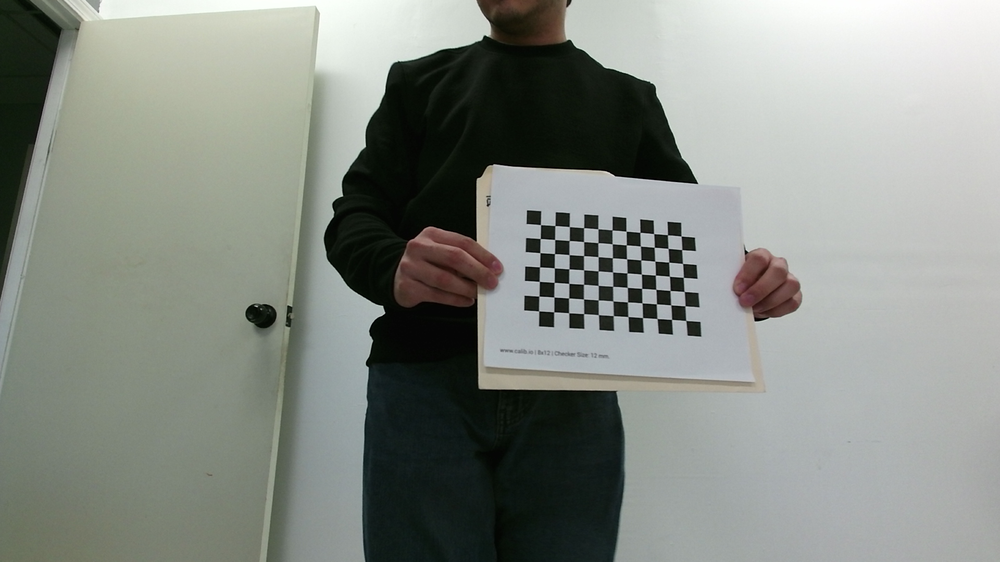
#> input picture pictures/calibration/kinect2/10.png, 1000 x 562 px, shrunk from 1920 x 1080 before the run; its folder holds only this picture in this run
$ python camera_calibration.py
#> lines starting #> are read from the running program, lines starting #| are printed output that depends on the picture; after the words box and inside, x2 and y2 are one past the last pixel; in counts of white or black regions, pixels touching at a corner belong together; long printed decimals are rounded
#!/usr/bin/env python3
import glob

import cv2
import numpy as np
import yaml

def main():
    board_size = (11, 7)
    objpts = []
    imgpts = []
    square_size = 16

    criteria = (cv2.TERM_CRITERIA_EPS + cv2.TERM_CRITERIA_MAX_ITER, 30, 0.001)
    objpt = np.zeros((board_size[1] * board_size[0], 3), np.float32)
    objpt[:, :2] = (
        np.mgrid[0 : board_size[0], 0 : board_size[1]].T.reshape(-1, 2) * square_size
    )

    ext = "*.png"
    images = glob.glob(f"/home/xtal/ros2_ws/pictures/calibration/kinect2/{ext}")
    if not images:
        print("No images found...")
        exit()

    images_used = []
    image_size = None

    cv2.namedWindow("corners", cv2.WINDOW_NORMAL | cv2.WINDOW_GUI_NORMAL)

    for fn in images:
        img = cv2.imread(fn)
#> img is the input picture: shape (562, 1000, 3); mean B, G, R 132.9, 139.5, 134.6
        if img is None:
            print(f"Could not load image: {fn}")
            continue

        gray = cv2.cvtColor(img, cv2.COLOR_BGR2GRAY)

        if image_size is None:
            image_size = (gray.shape[1], gray.shape[0])
#> image_size = (1000, 562)

        ret, corners = cv2.findChessboardCorners(gray, board_size, None)
#> ret = True; corners = 77 rows, first 8: [540.5, 224.6], [554.9, 225.6], [569.2, 226.6], [583.6, 227.7], [597.9, 228.9], [612, 230], [626, 231.2], [640, 232.3]

        if not ret:
            print(f"Error on image:{fn}")
        else:
            objpts.append(objpt)
            corners2 = cv2.cornerSubPix(gray, corners, (11, 11), (-1, -1), criteria)
#> corners2 = 77 rows, first 8: [540.5, 224.6], [554.8, 225.5], [569.3, 226.6], [583.6, 227.6], [597.9, 228.7], [612.1, 229.9], [626.1, 231.2], [639.9, 232.3]
            imgpts.append(corners2)
            images_used.append(fn)
            cv2.drawChessboardCorners(img, board_size, corners2, ret)
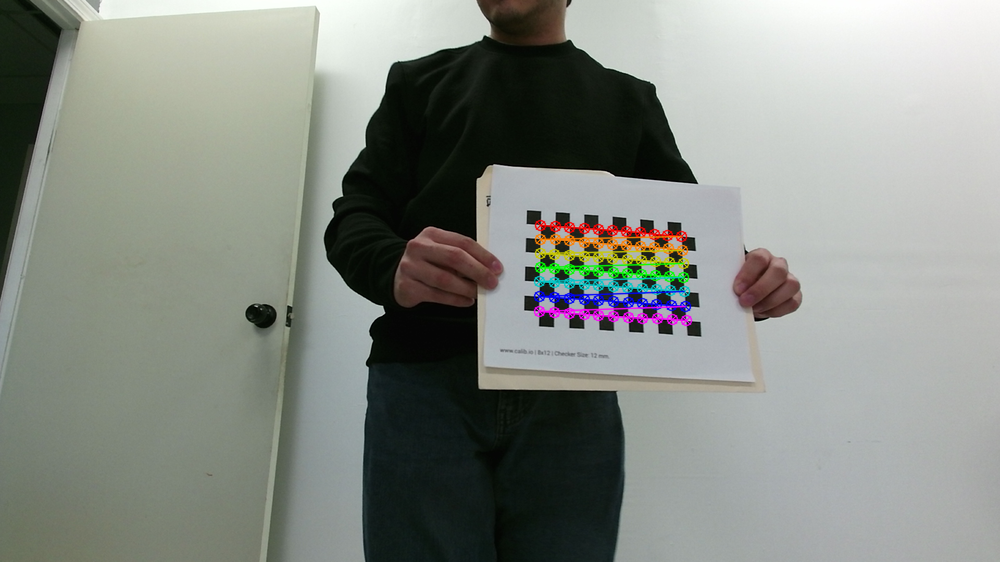
#> img: shape (562, 1000, 3); 1.9% of pixels changed, all inside (x1, y1, x2, y2) = (533, 219, 693, 327)
            cv2.imshow("corners", img)
            cv2.waitKey(0)
    rms, K, D, rvecs, tvecs = cv2.calibrateCamera(
        objpts, imgpts, image_size, None, None
    )
#> rms = 0.0942; K = [[449.8, 0, 493.2], [0, 458.2, 337.1], [0, 0, 1]]; D = [[0.186, -1.02, 0.00956, 0.00182, 1.51]]; rvecs = ([-0.19, -0.0899, 0.0471],); tvecs = ([51.75, -121.4, 494.4],)
    print(K)
#| [[449.814    0.         493.183]
#|  [  0.         458.161 337.101]
#|  [  0.           0.           1.        ]]
    print(D)
#| [[ 0.186  -1.020  0.009558  0.001815  1.514]]

    camera_parameters = {
        "rms": float(rms),
        "K": K.tolist(),
        "D": D.tolist(),
        "rvecs": [rvec.tolist() for rvec in rvecs],
        "tvecs": [tvec.tolist() for tvec in tvecs],
        "image_size": list(image_size),
        "board_size": list(board_size),
        "square_size": square_size,
    }

    with open("camera_calibration/kinect2.yaml", "w") as f:
        yaml.dump(camera_parameters, f)

if __name__ == "__main__":
    main()

$ run again, on pictures/calibration/kinect2/105.png
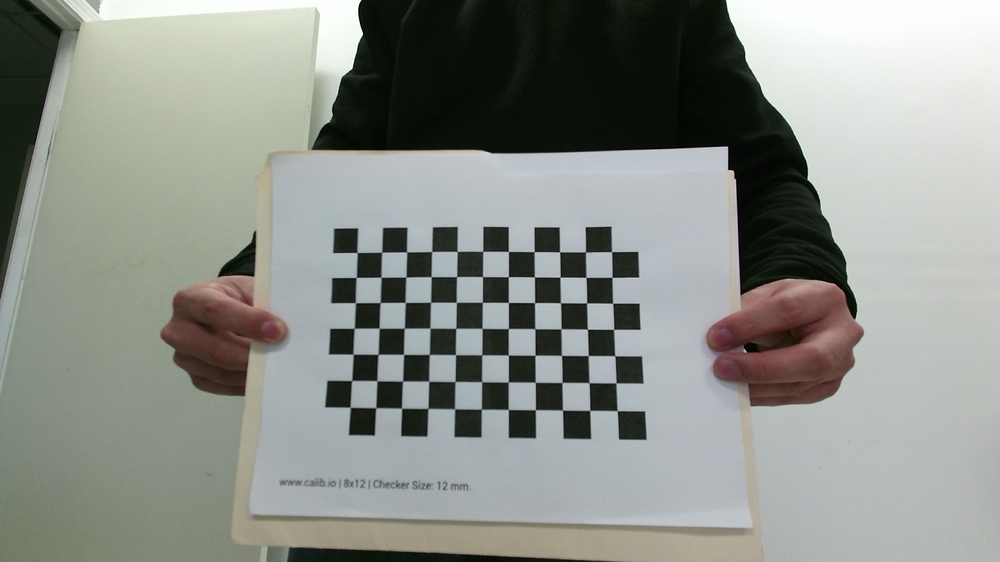
#> input picture pictures/calibration/kinect2/105.png, 1000 x 562 px, shrunk from 1920 x 1080 before the run
#> in main, img is the input picture: shape (562, 1000, 3); mean B, G, R 137.8, 143.9, 139.9
#> in main, `gray = cv2.cvtColor(img, cv2.COLOR_BGR2GRAY)`:
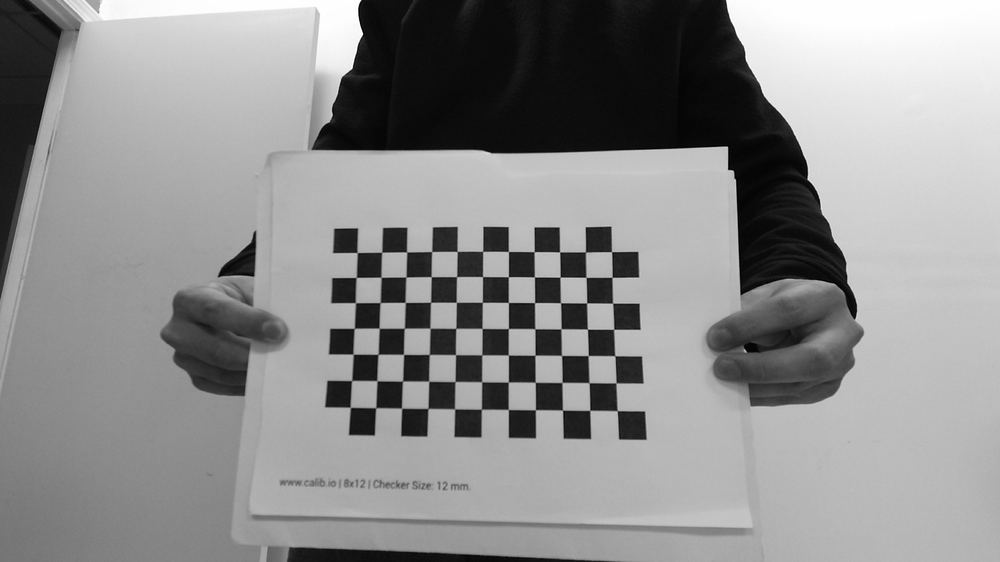
#> gray: shape (562, 1000); min 0, max 255, mean 142
#> ret = True; corners = 77 rows, first 8: [357.2, 252.6], [381.6, 252.3], [406.6, 252], [431.7, 251.6], [457.2, 251.4], [482.7, 251.4], [508.4, 251.5], [534.3, 251.7]
#> corners2 = 77 rows, first 8: [357.2, 252.5], [381.7, 252.2], [406.6, 251.9], [431.7, 251.5], [457.2, 251.4], [482.7, 251.4], [508.4, 251.5], [534.1, 251.7]
#> in main, `cv2.drawChessboardCorners(img, board_size, corners2, ret)`:
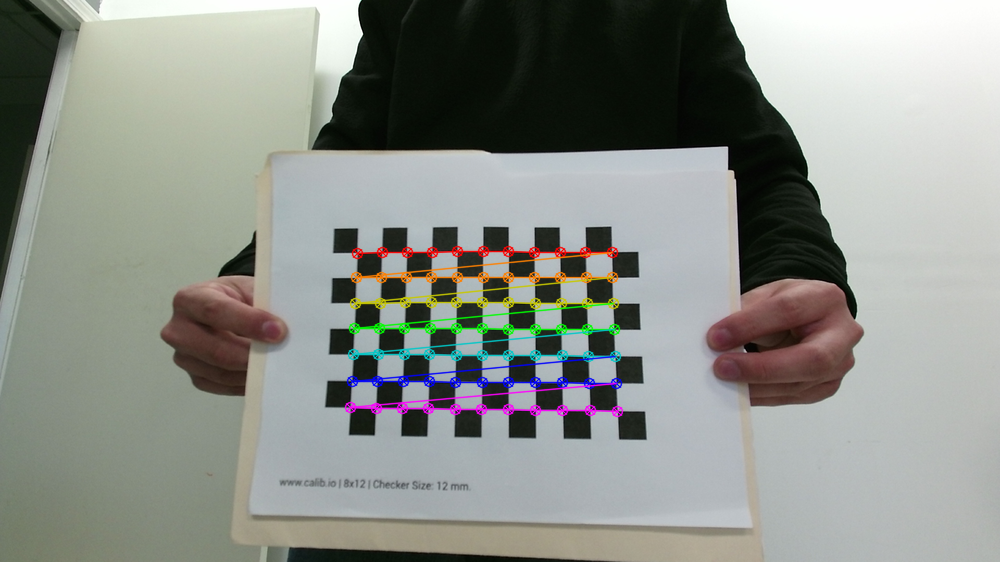
#> img: shape (562, 1000, 3); 2.79% of pixels changed, all inside (x1, y1, x2, y2) = (344, 245, 624, 418)
#> rms = 0.237; K = [[361.3, 0, 480.3], [0, 365.5, 336.9], [0, 0, 1]]; D = [[0.0893, -2.15, 0.00474, 0.00593, 8.48]]; rvecs = ([-0.102, 0.0216, 0.0063],); tvecs = ([-78.59, -53.35, 227.6],)
#| [[361.281   0.         480.308]
#|  [  0.         365.514 336.944]
#|  [  0.           0.           1.        ]]
#| [[ 8.92687029e-02 -2.15442898e+00  4.74332405e-03  5.92579923e-03
#|    8.48003147e+00]]

$ run again, on pictures/calibration/kinect2/107.png
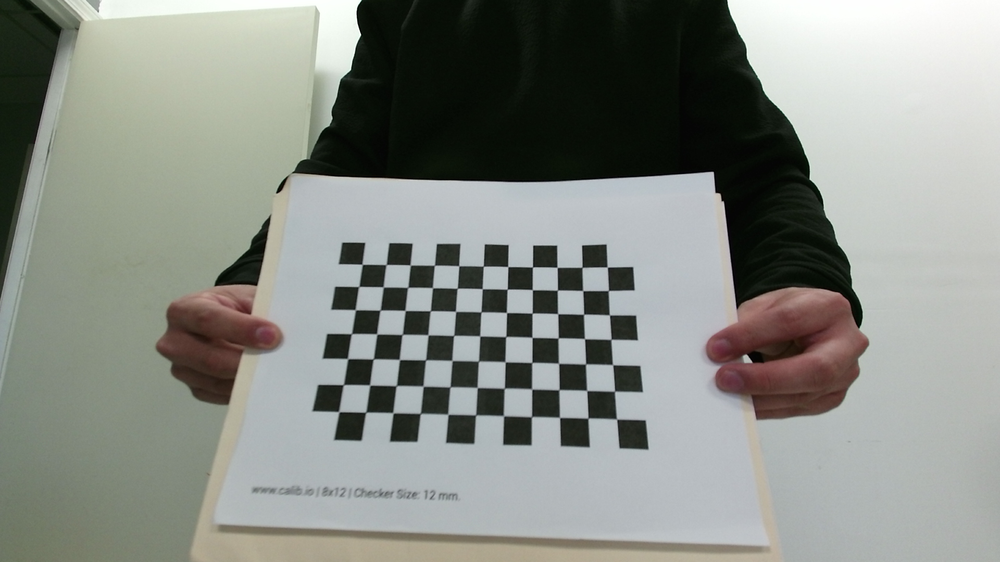
#> input picture pictures/calibration/kinect2/107.png, 1000 x 562 px, shrunk from 1920 x 1080 before the run
#> in main, img is the input picture: shape (562, 1000, 3); mean B, G, R 133.4, 139.9, 136
#> in main, `gray = cv2.cvtColor(img, cv2.COLOR_BGR2GRAY)`:
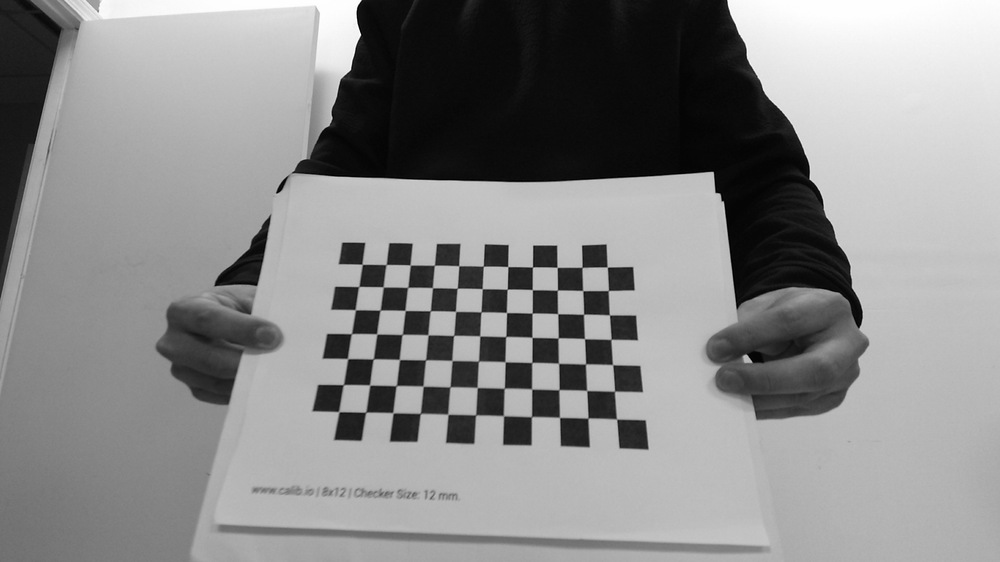
#> gray: shape (562, 1000); min 0, max 255, mean 138
#> ret = True; corners = 77 rows, first 8: [362.3, 264.4], [386.2, 264.6], [410.3, 265.1], [434.4, 265.3], [458.7, 265.7], [483.3, 266.2], [507.7, 266.5], [532.5, 266.9]
#> corners2 = 77 rows, first 8: [362.2, 264.3], [386.1, 264.5], [410.2, 265], [434.4, 265.3], [458.7, 265.7], [483.3, 266.2], [507.8, 266.6], [532.4, 266.9]
#> in main, `cv2.drawChessboardCorners(img, board_size, corners2, ret)`:
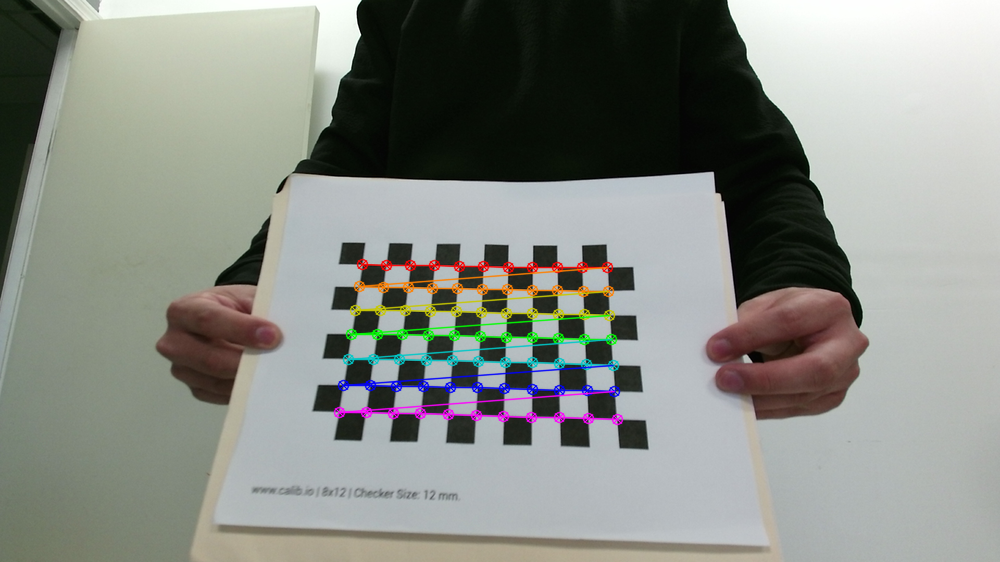
#> img: shape (562, 1000, 3); 2.78% of pixels changed, all inside (x1, y1, x2, y2) = (333, 258, 624, 426)
#> rms = 0.267; K = [[493.1, 0, 506.1], [0, 477, 264.6], [0, 0, 1]]; D = [[-0.026, 0.439, -0.00152, 0.00448, -1.01]]; rvecs = ([-0.396, 0.0328, 0.0223],); tvecs = ([-94.87, -0.0932, 323.9],)
#| [[493.149     0.         506.102]
#|  [  0.         476.957 264.565]
#|  [  0.           0.           1.        ]]
#| [[-0.02602  0.4394 -0.001523   0.004477 -1.009]]

$ run again, on pictures/calibration/kinect2/101.png
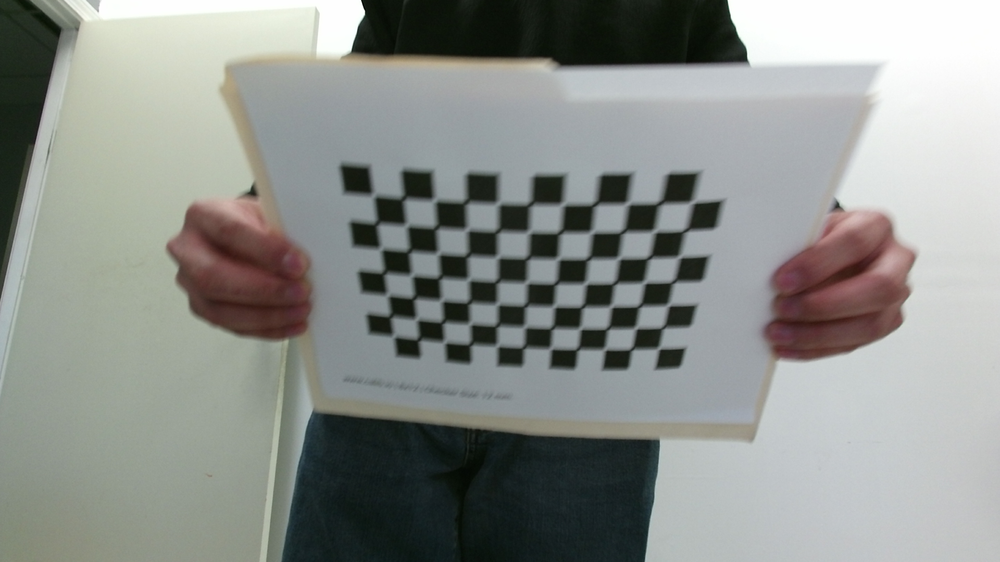
#> input picture pictures/calibration/kinect2/101.png, 1000 x 562 px, shrunk from 1920 x 1080 before the run
#> in main, img is the input picture: shape (562, 1000, 3); mean B, G, R 139.9, 144, 140.5
#> in main, `gray = cv2.cvtColor(img, cv2.COLOR_BGR2GRAY)`:
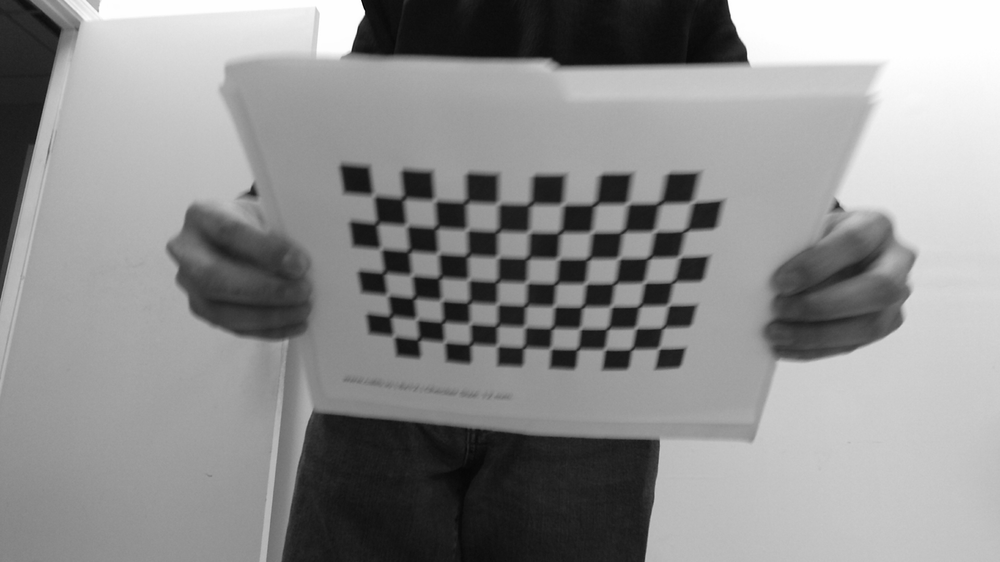
#> gray: shape (562, 1000); min 0, max 255, mean 142.5
#> ret = True; corners = 77 rows, first 8: [372.5, 197], [403, 198.5], [435.5, 199.5], [465.5, 201.5], [494.4, 205.7], [530, 203.5], [563, 204], [594.5, 204]
#> corners2 = 77 rows, first 8: [373.4, 195.3], [403.3, 198.2], [434.4, 200.2], [465.8, 202], [498, 203.4], [530.1, 204.2], [562.7, 204.4], [594.8, 204.3]
#> in main, `cv2.drawChessboardCorners(img, board_size, corners2, ret)`:
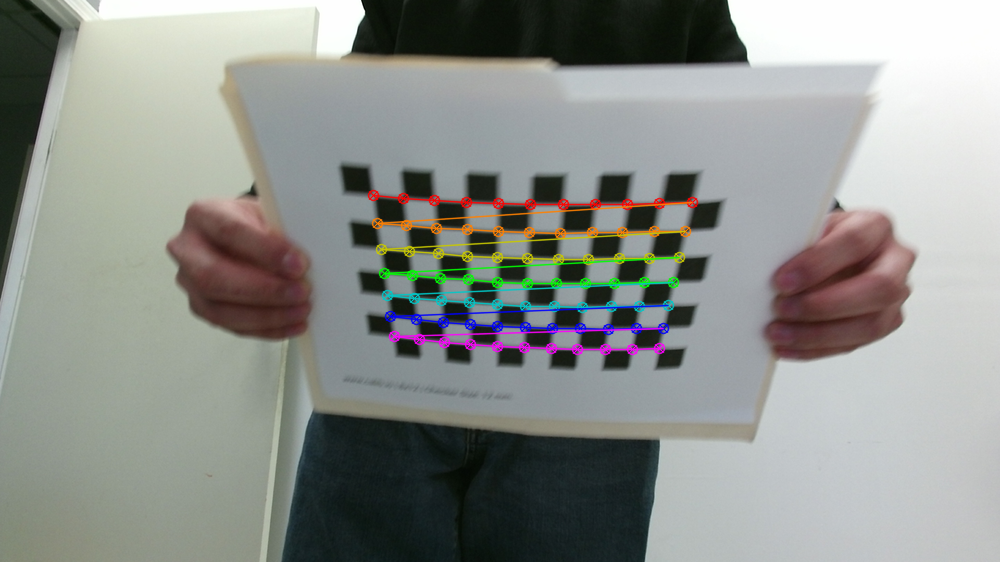
#> img: shape (562, 1000, 3); 2.89% of pixels changed, all inside (x1, y1, x2, y2) = (367, 189, 699, 356)
#> rms = 0.721; K = [[657.1, 0, 491.1], [0, 609.2, 254.6], [0, 0, 1]]; D = [[0.483, -14.41, -0.142, 0.00557, 87.36]]; rvecs = ([0.412, 0.125, 0.0242],); tvecs = ([-60.26, -31.11, 346],)
#| [[657.095   0.         491.085]
#|  [  0.         609.243 254.597]
#|  [  0.           0.           1.        ]]
#| [[ 4.82576858e-01 -1.44132621e+01 -1.41722646e-01  5.56846662e-03
#|    8.73583395e+01]]
